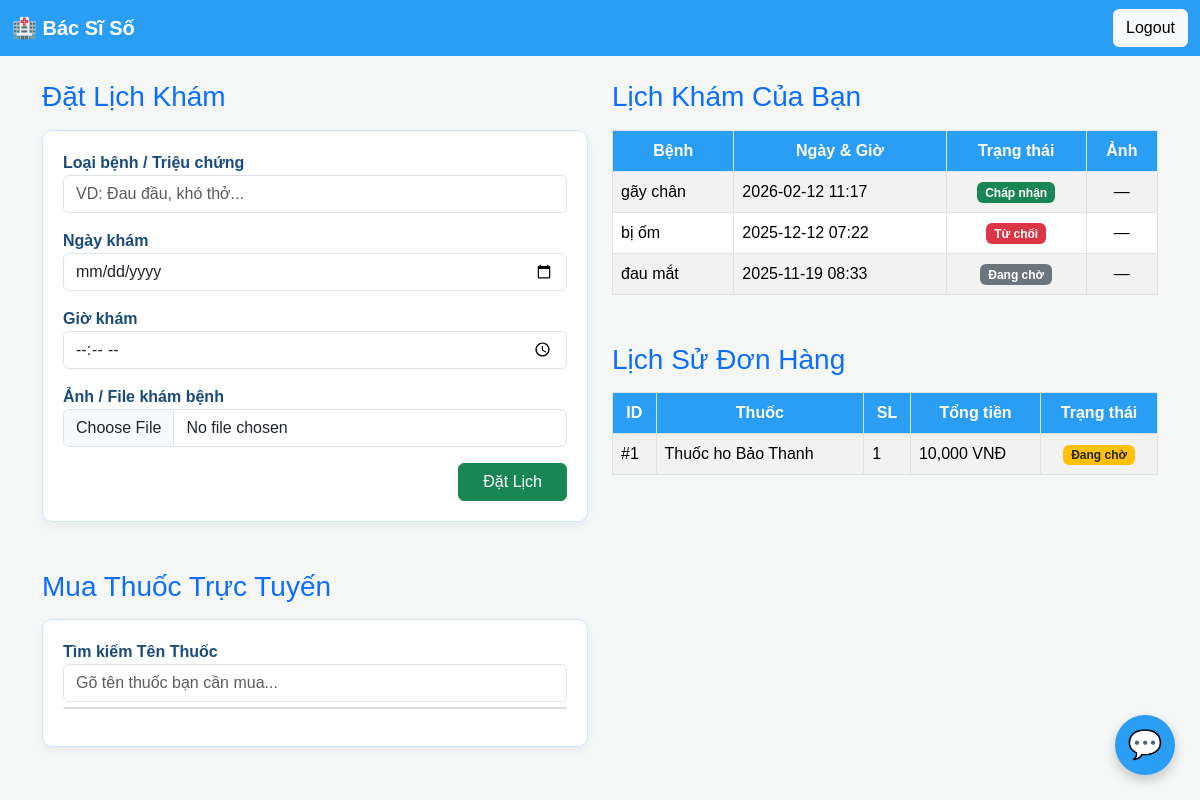
The page /user (signed in) on the database its author committed.
### tables this page shows
CREATE TABLE appointments (
            id INTEGER PRIMARY KEY AUTOINCREMENT,
            user_id INTEGER NOT NULL,
            disease TEXT NOT NULL,
            datetime TEXT NOT NULL,
            status TEXT DEFAULT 'pending',
            image_path TEXT,
            FOREIGN KEY(user_id) REFERENCES users(id)
        );

CREATE TABLE orders (
            id INTEGER PRIMARY KEY AUTOINCREMENT,
            user_id INTEGER NOT NULL,
            medicine_id INTEGER NOT NULL,
            quantity INTEGER NOT NULL,
            total_price REAL NOT NULL,
            order_date TEXT NOT NULL,
            status TEXT DEFAULT 'pending', -- pending, processed, cancelled
            FOREIGN KEY(user_id) REFERENCES users(id),
            FOREIGN KEY(medicine_id) REFERENCES medicines(id)
        );

CREATE TABLE medicines (
            id INTEGER PRIMARY KEY AUTOINCREMENT,
            name TEXT UNIQUE NOT NULL,
            description TEXT,
            price REAL NOT NULL,
            stock INTEGER NOT NULL
        );

### app.py (the view)
@app.route('/user')
@login_required
def user_dashboard():
    if current_user.role == 'admin':
        return redirect(url_for('admin_dashboard'))
    vn = timezone(timedelta(hours=7))
    now_vn = datetime.now(vn)
    today_date = now_vn.strftime('%Y-%m-%d')
    current_time = now_vn.strftime('%H:%M')
    conn = sqlite3.connect(DB_NAME)
    c = conn.cursor()
    c.execute("SELECT disease, datetime, status, image_path, id FROM appointments WHERE user_id=?",
              (current_user.id,))
    appointments = c.fetchall()
    c.execute("SELECT id, name, description, price, stock FROM medicines WHERE stock > 0 ORDER BY name")
    medicines = c.fetchall()
    c.execute("""
        SELECT o.id, m.name, o.quantity, o.total_price, o.order_date, o.status
        FROM orders o
        JOIN medicines m ON o.medicine_id = m.id
        WHERE o.user_id = ?
        ORDER BY o.order_date DESC
    """, (current_user.id,))
    orders = c.fetchall()
    conn.close()
    return render_template("user.html",
                           appointments=appointments,
                           medicines=medicines,
                           orders=orders,
                           today_date=today_date,
                           current_time=current_time)

### app.py (called while the page is built)
@login_manager.user_loader
def load_user(user_id):
    conn = sqlite3.connect(DB_NAME)
    c = conn.cursor()
    c.execute("SELECT * FROM users WHERE id = ?", (user_id,))
    row = c.fetchone()
    conn.close()
    if row:
        return User(row[0], row[1], row[3], row[4], row[5], row[6])
    return None

### templates/user.html (shortened to what this page needs)
<!DOCTYPE html>
<html lang="en">
<head>
    <link href="https://cdn.jsdelivr.net/npm/bootstrap@5.3.3/dist/css/bootstrap.min.css" rel="stylesheet">
</head>
<body>
    <nav class="navbar navbar-expand-lg">
        <div class="container-fluid">
            <a class="navbar-brand fw-bold" href="#">🏥 Bác Sĩ Số</a>
            <div class="ms-auto">
                <a href="{{ url_for('logout') }}" class="btn btn-light">Logout</a>
            </div>
        </div>
    </nav>
    <div class="container mt-4">
        <div class="row">
            <div class="col-lg-6">
                <h3 class="text-primary mb-3">Đặt Lịch Khám</h3>
                <form method="POST" action="{{ url_for('book') }}" enctype="multipart/form-data" class="booking-table mb-4">
                    <div class="mb-3">
                        <label>Loại bệnh / Triệu chứng</label>
                        <input type="text" name="disease" class="form-control" placeholder="VD: Đau đầu, khó thở..." required>
                    </div>
                    <div class="mb-3">
                        <label>Ngày khám</label>
                        <input type="date" name="date" id="date-input" class="form-control"
                               min="{{ today_date }}" required>
                    </div>
                    <div class="mb-3">
                        <label>Giờ khám</label>
                        <input type="time" name="time" id="time-input" class="form-control" required>
                    </div>
                    <div class="mb-3">
                        <label>Ảnh / File khám bệnh</label>
                        <input type="file" name="image" id="image-upload" class="form-control" accept="image/*">
                    </div>
                    <div class="text-end">
                        <button type="submit" class="btn btn-success px-4">Đặt Lịch</button>
                    </div>
                </form>
                <h3 class="text-primary mt-5 mb-3">Mua Thuốc Trực Tuyến</h3>
                <div class="booking-table">
                    <div class="medicine-search-container mb-4">
                        <label for="medicine-search">Tìm kiếm Tên Thuốc</label>
                        <input type="text" id="medicine-search" class="form-control" placeholder="Gõ tên thuốc bạn cần mua...">
                        <div id="medicine-results">
                        </div>
                    </div>
                </div>
            </div>
            <div class="col-lg-6">
                <h3 class="text-primary mb-3">Lịch Khám Của Bạn</h3>
                <table class="table table-bordered table-striped mb-5">
                    <thead>
                        <tr>
                            <th>Bệnh</th>
                            <th>Ngày & Giờ</th>
                            <th>Trạng thái</th>
                            <th>Ảnh</th>
                        </tr>
                    </thead>
                    <tbody>
                        {% for a in appointments %}
                        <tr>
                            <td>{{ a[0] }}</td>
                            <td>{{ a[1] }}</td>
                            <td class="text-center">
                                {% if a[2] == 'approved' %}
                                  <span class="badge bg-success">Chấp nhận</span>
                                {% elif a[2] == 'rejected' %}
                                  <span class="badge bg-danger">Từ chối</span>
                                {% else %}
                                  <span class="badge bg-secondary">Đang chờ</span>
                                {% endif %}
                            </td>
                            <td class="text-center">
                                {% if a[3] %}
                                  <a href="{{ url_for('uploaded_file', filename=a[3]) }}" target="_blank" class="btn btn-sm btn-primary">
                                    Xem
                                  </a>
                                {% else %}
                                  —
                                {% endif %}
                            </td>
                        </tr>
                        {% endfor %}
                    </tbody>
                </table>
                <h3 class="text-primary mb-3">Lịch Sử Đơn Hàng</h3>
                <table class="table table-bordered table-striped mb-5">
                    <thead>
                        <tr>
                            <th>ID</th>
                            <th>Thuốc</th>
                            <th>SL</th>
                            <th>Tổng tiền</th>
                            <th>Trạng thái</th>
                        </tr>
                    </thead>
                    <tbody>
                        {% for o in orders %}
                        <tr>
                            <td>#{{ o[0] }}</td>
                            <td>{{ o[1] }}</td>
                            <td>{{ o[2] }}</td>
                            <td>{{ "{:,.0f}".format(o[3]) }} VNĐ</td>
                            <td class="text-center">
                                {% if o[5] == 'processed' %}
                                  <span class="badge bg-success">Đã xử lý</span>
                                {% elif o[5] == 'cancelled' %}
                                  <span class="badge bg-danger">Đã hủy</span>
                                {% else %}
                                  <span class="badge bg-warning text-dark">Đang chờ</span>
                                {% endif %}
                            </td>
                        </tr>
                        {% endfor %}
                    </tbody>
                </table>
            </div>
        </div>
    </div>
    <button id="chatbot-btn">💬</button>
</body>
</html>

### templates/user.html (style rules this page uses)
body { background: #f4f7f6; font-family: 'Poppins', sans-serif; }
.navbar { background-color: #2a9df4 !important; }
.navbar-brand, .nav-link { color: white !important; }
.booking-table { background: #ffffff; border: 1px solid #cde6ff; border-radius: 10px; padding: 20px; box-shadow: 0 4px 10px rgba(0,0,0,0.05); }
.booking-table label { font-weight: bold; color: #1a4b7a; }
.table th { background-color: #2a9df4; color: white; text-align: center; }
.table td { vertical-align: middle; }
#chatbot-btn { position: fixed; bottom: 25px; right: 25px; background: #2a9df4; color: white; border: none; width: 60px; height: 60px; border-radius: 50%; font-size: 28px; cursor: pointer; box-shadow: 0 5px 12px rgba(0,0,0,0.2); z-index: 9999; }
.medicine-search-container { position: relative; }
#medicine-results { position: absolute; width: 100%; max-height: 250px; overflow-y: auto; background: white; border: 1px solid #ddd; z-index: 10; border-radius: 5px; margin-top: 5px; }

### rows shown on the page
appointments: disease "gãy chân", datetime "2026-02-12 11:17", status "Chấp nhận"
appointments: disease "bị ốm", datetime "2025-12-12 07:22", status "Từ chối"
appointments: disease "đau mắt", datetime "2025-11-19 08:33", status "Đang chờ"
orders: id "1", name "Thuốc ho Bảo Thanh", quantity "1", total_price "10,000", status "Đang chờ"
